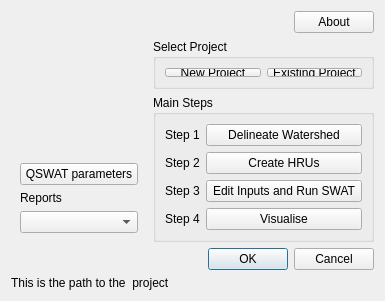
<?xml version="1.0" encoding="UTF-8"?>
<ui version="4.0">
 <class>QSwat</class>
 <widget class="QDialog" name="QSwat">
  <property name="geometry">
   <rect>
    <x>0</x>
    <y>0</y>
    <width>385</width>
    <height>300</height>
   </rect>
  </property>
  <property name="windowTitle">
   <string>QSWAT</string>
  </property>
  <property name="windowIcon">
   <iconset resource="resources.qrc">
    <normaloff>:/QSWAT/QSWAT-Icon/QSWAT-Icon-SWAT-16.ico</normaloff>:/QSWAT/QSWAT-Icon/QSWAT-Icon-SWAT-16.ico</iconset>
  </property>
  <property name="whatsThis">
   <string/>
  </property>
  <layout class="QGridLayout" name="gridLayout_4">
   <item row="0" column="0" rowspan="3">
    <widget class="QLabel" name="WaterBaseLogo">
     <property name="sizePolicy">
      <sizepolicy hsizetype="Fixed" vsizetype="Fixed">
       <horstretch>0</horstretch>
       <verstretch>0</verstretch>
      </sizepolicy>
     </property>
     <property name="maximumSize">
      <size>
       <width>170</width>
       <height>125</height>
      </size>
     </property>
     <property name="text">
      <string/>
     </property>
     <property name="pixmap">
      <pixmap resource="resources.qrc">:/QSWAT/QSWAT-Icon/SWAT-Logo.png</pixmap>
     </property>
     <property name="scaledContents">
      <bool>true</bool>
     </property>
    </widget>
   </item>
   <item row="0" column="1">
    <spacer name="horizontalSpacer">
     <property name="orientation">
      <enum>Qt::Horizontal</enum>
     </property>
     <property name="sizeHint" stdset="0">
      <size>
       <width>126</width>
       <height>20</height>
      </size>
     </property>
    </spacer>
   </item>
   <item row="0" column="2">
    <widget class="QPushButton" name="aboutButton">
     <property name="text">
      <string>About</string>
     </property>
    </widget>
   </item>
   <item row="1" column="1" colspan="2">
    <widget class="QGroupBox" name="projectBox">
     <property name="minimumSize">
      <size>
       <width>0</width>
       <height>50</height>
      </size>
     </property>
     <property name="title">
      <string>Select Project</string>
     </property>
     <layout class="QGridLayout" name="gridLayout">
      <item row="0" column="0">
       <widget class="QPushButton" name="newButton">
        <property name="sizePolicy">
         <sizepolicy hsizetype="Expanding" vsizetype="Fixed">
          <horstretch>0</horstretch>
          <verstretch>0</verstretch>
         </sizepolicy>
        </property>
        <property name="text">
         <string>New Project</string>
        </property>
       </widget>
      </item>
      <item row="0" column="1">
       <widget class="QPushButton" name="existingButton">
        <property name="sizePolicy">
         <sizepolicy hsizetype="Expanding" vsizetype="Fixed">
          <horstretch>0</horstretch>
          <verstretch>0</verstretch>
         </sizepolicy>
        </property>
        <property name="text">
         <string>Existing Project</string>
        </property>
       </widget>
      </item>
     </layout>
    </widget>
   </item>
   <item row="2" column="1" rowspan="2" colspan="2">
    <widget class="QGroupBox" name="mainBox">
     <property name="title">
      <string>Main Steps</string>
     </property>
     <layout class="QGridLayout" name="gridLayout_2">
      <item row="0" column="0">
       <widget class="QLabel" name="delinLabel">
        <property name="text">
         <string>Step 1</string>
        </property>
        <property name="buddy">
         <cstring>delinButton</cstring>
        </property>
       </widget>
      </item>
      <item row="0" column="1">
       <widget class="QPushButton" name="delinButton">
        <property name="sizePolicy">
         <sizepolicy hsizetype="Expanding" vsizetype="Fixed">
          <horstretch>0</horstretch>
          <verstretch>0</verstretch>
         </sizepolicy>
        </property>
        <property name="toolTip">
         <string>Click to select the DEM and delineate the watershed</string>
        </property>
        <property name="text">
         <string>Delineate Watershed</string>
        </property>
       </widget>
      </item>
      <item row="1" column="0">
       <widget class="QLabel" name="hrusLabel">
        <property name="text">
         <string>Step 2</string>
        </property>
        <property name="buddy">
         <cstring>hrusButton</cstring>
        </property>
       </widget>
      </item>
      <item row="1" column="1">
       <widget class="QPushButton" name="hrusButton">
        <property name="sizePolicy">
         <sizepolicy hsizetype="Expanding" vsizetype="Fixed">
          <horstretch>0</horstretch>
          <verstretch>0</verstretch>
         </sizepolicy>
        </property>
        <property name="toolTip">
         <string>Click to select landuse and soil files and create HRUs</string>
        </property>
        <property name="text">
         <string>Create HRUs</string>
        </property>
       </widget>
      </item>
      <item row="2" column="0">
       <widget class="QLabel" name="editLabel">
        <property name="text">
         <string>Step 3</string>
        </property>
        <property name="buddy">
         <cstring>editButton</cstring>
        </property>
       </widget>
      </item>
      <item row="2" column="1">
       <widget class="QPushButton" name="editButton">
        <property name="sizePolicy">
         <sizepolicy hsizetype="Expanding" vsizetype="Fixed">
          <horstretch>0</horstretch>
          <verstretch>0</verstretch>
         </sizepolicy>
        </property>
        <property name="toolTip">
         <string>Click to run the SWAT editor</string>
        </property>
        <property name="text">
         <string>Edit Inputs and Run SWAT</string>
        </property>
       </widget>
      </item>
      <item row="3" column="0">
       <widget class="QLabel" name="visualiseLabel">
        <property name="text">
         <string>Step 4</string>
        </property>
        <property name="buddy">
         <cstring>visualiseButton</cstring>
        </property>
       </widget>
      </item>
      <item row="3" column="1">
       <widget class="QPushButton" name="visualiseButton">
        <property name="sizePolicy">
         <sizepolicy hsizetype="Expanding" vsizetype="Fixed">
          <horstretch>0</horstretch>
          <verstretch>0</verstretch>
         </sizepolicy>
        </property>
        <property name="toolTip">
         <string>Click to visualise outputs after a SWAT run</string>
        </property>
        <property name="text">
         <string>Visualise</string>
        </property>
       </widget>
      </item>
     </layout>
    </widget>
   </item>
   <item row="3" column="0">
    <widget class="QWidget" name="widget" native="true">
     <layout class="QGridLayout" name="gridLayout_3">
      <item row="2" column="0">
       <widget class="QLabel" name="reportsLabel">
        <property name="text">
         <string>Reports</string>
        </property>
       </widget>
      </item>
      <item row="3" column="0">
       <widget class="QComboBox" name="reportsBox">
        <property name="duplicatesEnabled">
         <bool>false</bool>
        </property>
       </widget>
      </item>
      <item row="1" column="0">
       <widget class="QPushButton" name="paramsButton">
        <property name="sizePolicy">
         <sizepolicy hsizetype="Expanding" vsizetype="Fixed">
          <horstretch>0</horstretch>
          <verstretch>0</verstretch>
         </sizepolicy>
        </property>
        <property name="toolTip">
         <string>Click to set the location of the SWAT editor and (optionally) MPI.  Unless these locations change, you only need to do this once; the values are used for all projects.</string>
        </property>
        <property name="text">
         <string>QSWAT parameters</string>
        </property>
       </widget>
      </item>
     </layout>
    </widget>
   </item>
   <item row="4" column="1" colspan="2">
    <widget class="QDialogButtonBox" name="buttonBox">
     <property name="orientation">
      <enum>Qt::Horizontal</enum>
     </property>
     <property name="standardButtons">
      <set>QDialogButtonBox::Cancel|QDialogButtonBox::Ok</set>
     </property>
    </widget>
   </item>
   <item row="5" column="0" colspan="3">
    <widget class="QLabel" name="projPath">
     <property name="text">
      <string>This is the path to the  project</string>
     </property>
    </widget>
   </item>
  </layout>
  <zorder>aboutButton</zorder>
  <zorder>widget</zorder>
  <zorder>projPath</zorder>
  <zorder>buttonBox</zorder>
  <zorder>mainBox</zorder>
  <zorder>WaterBaseLogo</zorder>
  <zorder>projectBox</zorder>
 </widget>
 <resources>
  <include location="resources.qrc"/>
 </resources>
 <connections>
  <connection>
   <sender>buttonBox</sender>
   <signal>accepted()</signal>
   <receiver>QSwat</receiver>
   <slot>accept()</slot>
   <hints>
    <hint type="sourcelabel">
     <x>248</x>
     <y>254</y>
    </hint>
    <hint type="destinationlabel">
     <x>157</x>
     <y>274</y>
    </hint>
   </hints>
  </connection>
  <connection>
   <sender>buttonBox</sender>
   <signal>rejected()</signal>
   <receiver>QSwat</receiver>
   <slot>reject()</slot>
   <hints>
    <hint type="sourcelabel">
     <x>316</x>
     <y>260</y>
    </hint>
    <hint type="destinationlabel">
     <x>286</x>
     <y>274</y>
    </hint>
   </hints>
  </connection>
 </connections>
</ui>
